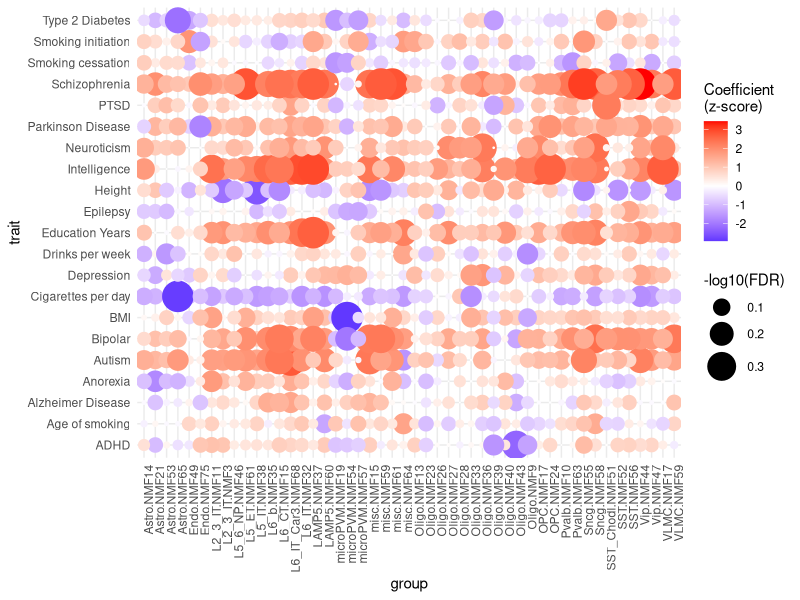

This figure's R source: (Note: this script raises an error after producing the figure.)
setwd('/dcs04/lieber/marmaypag/spatialdACC_LIBD4125/spatialdACC/')

library(ggplot2)
library(RColorBrewer)
library(here)

###load LDSC results
ldsc_results <- read.csv(file=here::here('code','17_LDSC',
                         'NMF','ldsc_results.csv'))

##########dotplots#############
###make -log10FDR column
ldsc_results$log10fdr <- -log10(ldsc_results$FDR)

####to make nmf only###
#ldsc_results <- ldsc_results[ldsc_results$cell %in% paste0('nmf',c(1:100)),]

####to remove FDR > 0.05
#ldsc_results<-ldsc_results[ldsc_results$FDR<0.05,]

###plot
pdf(here('plots','17_LDSC','NMF','ldsc_results_928.pdf'),width=10,height=10)

ggplot(ldsc_results, aes(x = cell, y = trait, size = log10fdr, color = Coefficient_z.score)) +
    geom_point() +
    scale_size_continuous(range = c(0, 10)) + # Set minimum size to zero for the size scale
    scale_color_gradient2(low = 'blue', high = 'red', midpoint = 0,
                          name = "Coefficient\n(z-score)") +
    theme_minimal() +
    theme(axis.text.x = element_text(angle = 90, hjust = 1)) +
    labs(size = "-log10(FDR)",x='group')

ggplot(ldsc_results, aes(x = cell, y = trait, size = ifelse(FDR > 0.05, NA, log10fdr), color = Coefficient_z.score)) +
    geom_point() +
    scale_size_continuous(range = c(0, 10)) + # Set minimum size to zero for the size scale
    scale_color_gradient2(low = 'blue', high = 'red', midpoint = 0,
                          name = "Coefficient\n(z-score)") +
    theme_bw() +
    theme(axis.text.x = element_text(angle = 90, hjust = 1)) +
    labs(size = "-log10(FDR)",x='group',
         caption = "removed FDR > 0.05")

dev.off()




setwd('/dcs04/lieber/marmaypag/spatialdACC_LIBD4125/spatialdACC/')

library(ggplot2)
library(RColorBrewer)
library(here)

### Load LDSC results
ldsc_results <- read.csv(file = here::here('code','17_LDSC','NMF','ldsc_results.csv'))

### Make -log10FDR column
ldsc_results$log10fdr <- -log10(ldsc_results$FDR)

### Filter out rows with FDR > 0.05
filtered_ldsc_results <- ldsc_results[ldsc_results$FDR <= 0.05, ]

### Remove cells with no points remaining after filtering
filtered_ldsc_results <- filtered_ldsc_results[filtered_ldsc_results$cell %in% unique(filtered_ldsc_results$cell), ]

# in filtered_ldsc_results, annotate the values in "cell" as below
# nmf10: nmf10 - L2/3 IT
# nmf13: nmf13 - L5 IT
# nmf14: nmf14 - NA
# nmf20: nmf20 - L2/3 IT
# nmf22: nmf22 - L5 & L6 IT
# nmf28: nmf28 - Pvalb
# nmf32: nmf32 - L2/3 IT
# nmf32: nmf32 - L6 IT
# nmf33: nmf33 - NA
# nmf34: nmf34 - Pvalb
# nmf35: nmf35 - NA
# nmf36: nmf36 - L5 IT
# nmf38: nmf38 - OPC
# nmf41: nmf41 - Oligo
# nmf43: nmf43 - Oligo
# nmf47: nmf47 - Lamp5
# nmf50: nmf50 - Pvalb
# nmf52: nmf52 - L5 IT
# nmf56: nmf56 - Micro-PVM
# nmf57: nmf57 - Sst
# nmf59: nmf59 - Sst
# nmf62: nmf62 - Sst
# nmf69: nmf69 - NA
# nmf70: nmf70 - Lamp5
# nmf71: nmf71 - Micro-PVM
# nmf73: nmf73 - Micro-PVM
# nmf76: nmf76 - Vip
# nmf81: nmf81 - L6 IT Car3
# nmf97: nmf97 - NA

filtered_ldsc_results$cell <- factor(filtered_ldsc_results$cell, levels = c('nmf10', 'nmf13', 'nmf14', 'nmf20', 'nmf22', 'nmf28', 'nmf32', 'nmf33', 'nmf34', 'nmf35', 'nmf36', 'nmf38', 'nmf41', 'nmf43', 'nmf47', 'nmf50', 'nmf52', 'nmf56', 'nmf57', 'nmf59', 'nmf62', 'nmf69', 'nmf70', 'nmf71', 'nmf73', 'nmf76', 'nmf81', 'nmf97'), labels = c('nmf10 - L2/3 IT', 'nmf13 - L5 IT', 'nmf14 - NA', 'nmf20 - L2/3 IT', 'nmf22 - L5 & L6 IT', 'nmf28 - Pvalb', 'nmf32 - L2/3 IT', 'nmf33 - NA', 'nmf34 - Pvalb', 'nmf35 - NA', 'nmf36 - L5 IT', 'nmf38 - OPC', 'nmf41 - Oligo', 'nmf43 - Oligo', 'nmf47 - Lamp5', 'nmf50 - Pvalb', 'nmf52 - L5 IT', 'nmf56 - Micro-PVM', 'nmf57 - Sst', 'nmf59 - Sst', 'nmf62 - Sst', 'nmf69 - NA', 'nmf70 - Lamp5', 'nmf71 - Micro-PVM', 'nmf73 - Micro-PVM', 'nmf76 - Vip', 'nmf81 - L6 IT Car3', 'nmf97 - NA'))

# remove Smoking Cessation from trait
filtered_ldsc_results <- filtered_ldsc_results[filtered_ldsc_results$trait != 'Smoking cessation', ]

# re order the y-axis (opposite of this)
# Education Years
# Intelligence
# Neuroticism
# Epilepsy
# Schizophrenia
# Bipolar
# Depression
# Alzheimer Disease
# Drinks per week
# Height
# BMI

filtered_ldsc_results$trait <- factor(filtered_ldsc_results$trait, levels = c('BMI', 'Height', 'Drinks per week', 'Alzheimer Disease', 'Depression', 'Bipolar', 'Schizophrenia', 'Epilepsy', 'Neuroticism', 'Intelligence', 'Education Years'), labels = c('BMI', 'Height', 'Drinks per week', 'Alzheimer Disease', 'Depression', 'Bipolar', 'Schizophrenia', 'Epilepsy', 'Neuroticism', 'Intelligence', 'Education Years'))

### Plot
pdf(here('plots','17_LDSC','NMF','ldsc_results.pdf'), width = 10, height = 10)

# First plot (no filtering)
ggplot(ldsc_results, aes(x = cell, y = trait, size = log10fdr, color = Coefficient_z.score)) +
    geom_point() +
    scale_size_continuous(range = c(0, 10)) + # Set minimum size to zero for the size scale
    scale_color_gradient2(low = 'blue', high = 'red', midpoint = 0, name = "Coefficient\n(z-score)") +
    theme_minimal() +
    theme(axis.text.x = element_text(angle = 90, hjust = 1)) +
    labs(size = "-log10(FDR)", x = 'group')

# Second plot (filtered data)
ggplot(filtered_ldsc_results, aes(x = cell, y = trait, size = log10fdr, color = Coefficient_z.score)) +
    geom_point() +
    scale_size_continuous(range = c(0, 10)) + # Set minimum size to zero for the size scale
    scale_color_gradient2(low = 'blue', high = 'red', midpoint = 0, name = "Coefficient\n(z-score)") +
    theme_bw() +
    theme(axis.text.x = element_text(angle = 45, hjust = 1)) +
    labs(size = "-log10(FDR)", x = 'group', caption = "Removed FDR > 0.05")

dev.off()
